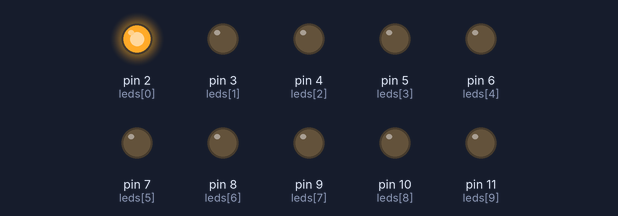
Simulated run of this sketch. Board: Arduino Uno, built with avr-gcc and run on an emulated ATmega328P. Shown: output pins drawn as LEDs (lit = HIGH).

Above: at 0.05 s.
At 0.55 s:
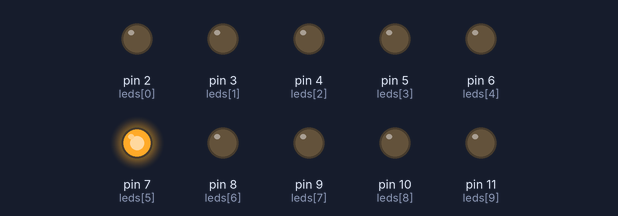
At 1.05 s:
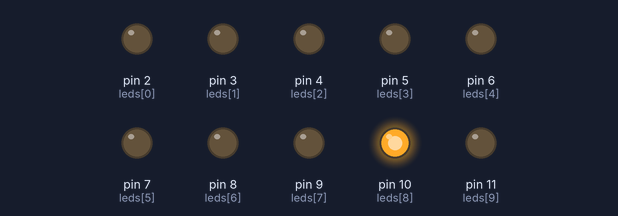
At 2.05 s:
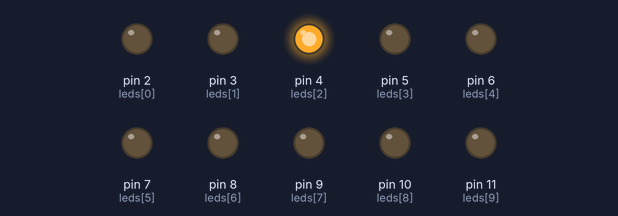
At 3.05 s:
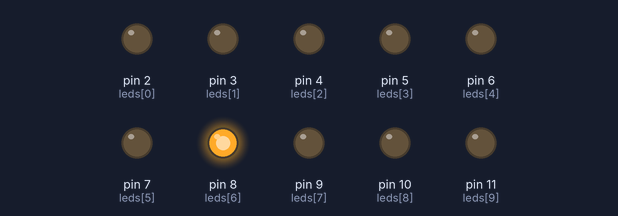
At 4.05 s:
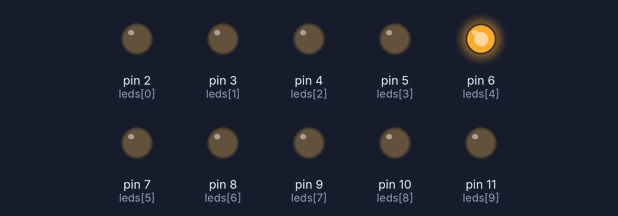
Timing chart, 0 to 4.3 s (numbered marks = the images above):
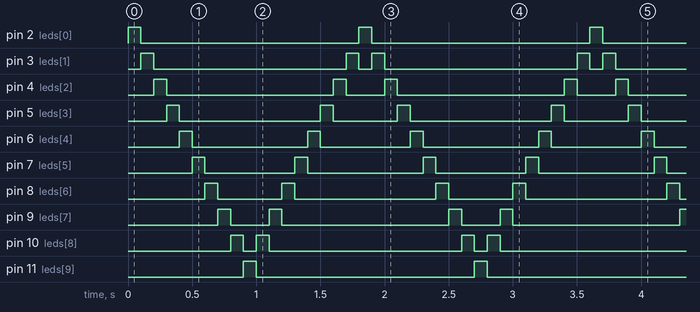

The sketch:

led_sequence01.ino
```cpp
const int timer = 100;
const int num_leds = 10;
const int leds[] = {2, 3, 4, 5, 6, 7, 8, 9, 10, 11};

int idx = 0;
int factor = 1;

void setup() {
  for (int i = 0; i < num_leds; i++) {
    pinMode(leds[i], OUTPUT);
  }
}

void loop() {
  digitalWrite(leds[idx], HIGH);
  delay(timer);
  digitalWrite(leds[idx], LOW);

  if (idx == 0) {
    factor = 1;
  } else if (idx == (num_leds - 1)) {
    factor = -1;
  }

  idx = idx + factor;
}
```

Measured:
- by itself, pin 2 (leds[0]), pin 11 (leds[9]): alternates HIGH for 0.10 s and LOW for 1.7 s
- by itself, pin 3 (leds[1]): repeats every 1.8 s: LOW 1.5 s, HIGH 0.10 s, LOW 0.10 s, HIGH 0.10 s
- by itself, pin 4 (leds[2]): repeats every 1.8 s: LOW 1.3 s, HIGH 0.10 s, LOW 0.30 s, HIGH 0.10 s
- by itself, pin 5 (leds[3]): repeats every 1.8 s: LOW 1.1 s, HIGH 0.10 s, LOW 0.50 s, HIGH 0.10 s
- by itself, pin 6 (leds[4]): repeats every 1.8 s: LOW 0.90 s, HIGH 0.10 s, LOW 0.70 s, HIGH 0.10 s
- by itself, pin 7 (leds[5]): repeats every 1.8 s: LOW 0.70 s, HIGH 0.10 s, LOW 0.90 s, HIGH 0.10 s
- by itself, pin 8 (leds[6]): repeats every 1.8 s: LOW 0.50 s, HIGH 0.10 s, LOW 1.1 s, HIGH 0.10 s
- by itself, pin 9 (leds[7]): repeats every 1.8 s: LOW 0.30 s, HIGH 0.10 s, LOW 1.3 s, HIGH 0.10 s
